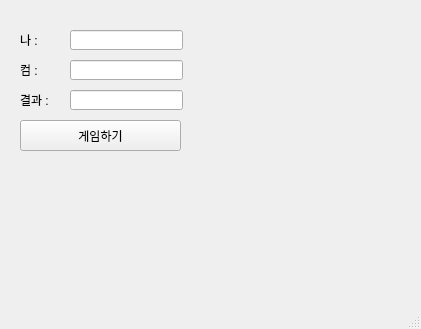
<?xml version="1.0" encoding="UTF-8"?>
<ui version="4.0">
 <class>MainWindow</class>
 <widget class="QMainWindow" name="MainWindow">
  <property name="geometry">
   <rect>
    <x>0</x>
    <y>0</y>
    <width>421</width>
    <height>329</height>
   </rect>
  </property>
  <property name="windowTitle">
   <string>MainWindow</string>
  </property>
  <widget class="QWidget" name="centralwidget">
   <widget class="QLabel" name="lblMine">
    <property name="geometry">
     <rect>
      <x>20</x>
      <y>30</y>
      <width>21</width>
      <height>20</height>
     </rect>
    </property>
    <property name="text">
     <string>나 : </string>
    </property>
   </widget>
   <widget class="QPushButton" name="pb">
    <property name="geometry">
     <rect>
      <x>20</x>
      <y>120</y>
      <width>161</width>
      <height>31</height>
     </rect>
    </property>
    <property name="text">
     <string>게임하기</string>
    </property>
   </widget>
   <widget class="QLineEdit" name="leMine">
    <property name="geometry">
     <rect>
      <x>70</x>
      <y>30</y>
      <width>113</width>
      <height>20</height>
     </rect>
    </property>
   </widget>
   <widget class="QLineEdit" name="leCom">
    <property name="geometry">
     <rect>
      <x>70</x>
      <y>60</y>
      <width>113</width>
      <height>20</height>
     </rect>
    </property>
   </widget>
   <widget class="QLineEdit" name="leResult">
    <property name="geometry">
     <rect>
      <x>70</x>
      <y>90</y>
      <width>113</width>
      <height>20</height>
     </rect>
    </property>
   </widget>
   <widget class="QLabel" name="lblResul">
    <property name="geometry">
     <rect>
      <x>20</x>
      <y>90</y>
      <width>31</width>
      <height>20</height>
     </rect>
    </property>
    <property name="text">
     <string>결과 : </string>
    </property>
   </widget>
   <widget class="QLabel" name="lblCom">
    <property name="geometry">
     <rect>
      <x>20</x>
      <y>60</y>
      <width>21</width>
      <height>20</height>
     </rect>
    </property>
    <property name="text">
     <string>컴 : </string>
    </property>
   </widget>
  </widget>
  <widget class="QMenuBar" name="menubar">
   <property name="geometry">
    <rect>
     <x>0</x>
     <y>0</y>
     <width>421</width>
     <height>21</height>
    </rect>
   </property>
  </widget>
  <widget class="QStatusBar" name="statusbar"/>
 </widget>
 <resources/>
 <connections/>
</ui>
